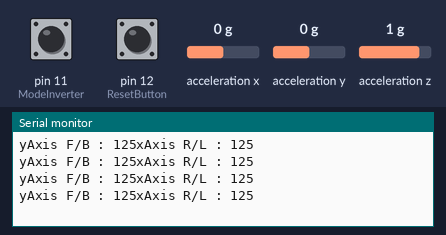
This sketch was run on a simulated Arduino Uno, built with avr-gcc and run on an emulated ATmega328P. Shown: the last lines printed to the serial monitor. Wiring (inferred from the names in the program): ADXL345 accelerometer at I2C address 0x53. The inputs (shaded band) are chosen by the test bench; at power-on: pin 11 (ModeInverter) LOW, acceleration x 0 g, acceleration y 0 g, pin 12 (ResetButton) LOW, acceleration z 1 g.

Above: at 1.2 s.
1.3 s: pin 11 (ModeInverter) pulled HIGH for 0.3 s
At 1.75 s:
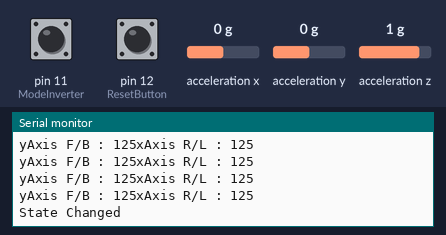
3.1 s: acceleration x set to -1.4 g
At 3.55 s:
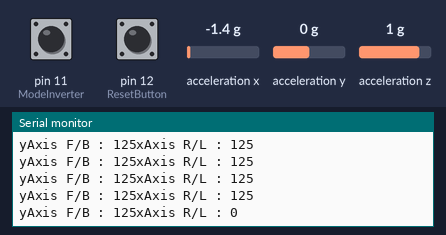
4.6 s: acceleration y set to -1.4 g
At 4.81 s:
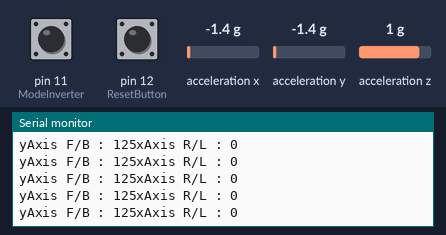
6.1 s: acceleration x set to -0.8 g
At 6.32 s:
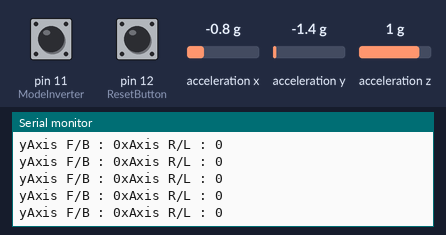
7.6 s: pin 11 (ModeInverter) pulsed HIGH 2 times (0.12 s each, 0.3 s apart)
At 8.4 s:
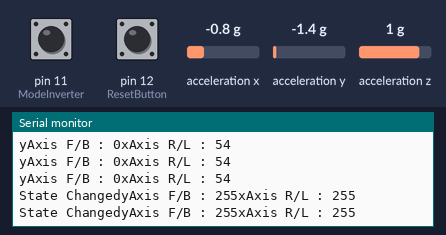
Timing chart, 0 to 10.6 s (numbered marks = the images above; inputs shaded):
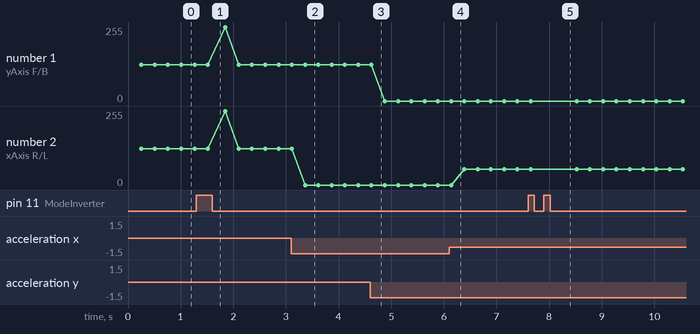

The sketch:

Hand2.ino
```cpp
///////////////////////////////////////////Including needed Libraries///////////////////////////////////////////
#include <SoftwareSerial.h>
#include <Wire.h>
SoftwareSerial BTSerial(3, 4);
///////////////////////////////////////////Defining address for accelerometer
#define DEVICE (0x53) // Device address as specified in data sheet
#define TX 3
#define ResetButton 12
#define ModeInverter 11
///////////////////////////////////////////Acccelerometer vars///////////////////////////////////////////
byte _buff[6];
char POWER_CTL = 0x2D; //Power Control Register
char DATA_FORMAT = 0x31;
char DATAX0 = 0x32; //X-Axis Data 0
char DATAX1 = 0x33; //X-Axis Data 1
char DATAY0 = 0x34; //Y-Axis Data 0
char DATAY1 = 0x35; //Y-Axis Data 1
char DATAZ0 = 0x36; //Z-Axis Data 0
char DATAZ1 = 0x37; //Z-Axis Data 1
///////////////////////////////////////////TX Vars///////////////////////////////////////////
int data[2];
int xc=0;
bool Set=false;
int preTimer;
int Timer;
int yc=0;
int zc=0;
int x,y,z;
int notrecived=0;
///////////////////////////////////////////Setup Function///////////////////////////////////////////
void setup(){

///////////////////////////////////////////Setup for accelerometer///////////////////////////////////////////
      Wire.begin();
      BTSerial.begin(38400);
      Serial.begin(9600); // start serial for output
///////////////////////////////////////////Put the ADXL345 into +/- 4G range by writing the value 0x01 to the DATA_FORMAT register///////////////////////////////////////////
      writeTo(DATA_FORMAT, 0x01);
///////////////////////////////////////////Put the ADXL345 into Measurement Mode by writing 0x08 to the POWER_CTL register///////////////////////////////////////////
      writeTo(POWER_CTL, 0x08);
///////////////////////////////////////////Calibrating///////////////////////////////////////////
ResetAcclerometer();
}
void ResetAcclerometer()
{
      readAccel(); // read the x/y/z tilt
      xc = x;
      yc = y;
      zc = z;
}
///////////////////////////////////////////Loop Function///////////////////////////////////////////
void loop()
{

///////////////////////////////////////////Reading Measurements then calibrating///////////////////////////////////////////
      readAccel(); // read the x/y/z tilt
      x-=xc;
      y-=yc;
      z-=zc;

      data[0]=map(y,-180,180,0,250);
      data[1]=map(x,-180,180,0,250);;
 //////////////////////////////////////////Checking the Reset Button///////////////////////////////////////////
if(digitalRead(ResetButton)==HIGH)
     { ResetAcclerometer();}

 if(digitalRead(ModeInverter)==HIGH)
    {
      data[0]=255;
      data[1]=255;
    Set=true;
       BTSerial.write(data[0]);
       BTSerial.write(data[1]);
       Serial.print("State Changed");
    while(digitalRead(ModeInverter)==HIGH);
    }

///////////////////////////////////////////Sending the measurements///////////////////////////////////////////
      if(!Set)
      if (!BTSerial.overflow())
      {

       BTSerial.write(data[0]);
       BTSerial.write(data[1]);
      }
      Set=false;
      delay(250);
      Serial.print("yAxis F/B : ");
      Serial.print(data[0]);
      Serial.print("xAxis R/L : ");
      Serial.print(data[1]);
      Serial.println();
}
///////////////////////////////////////////Functions needed///////////////////////////////////////////
void readAccel() {
uint8_t howManyBytesToRead = 6;
readFrom( DATAX0, howManyBytesToRead, _buff); //read the acceleration data from the ADXL345
// each axis reading comes in 10 bit resolution, ie 2 bytes. Least Significat Byte first!!
// thus we are converting both bytes in to one int

x = ((((int)_buff[1]) << 8) | _buff[0]);
y = ((((int)_buff[3]) << 8) | _buff[2]);
z = ((((int)_buff[5]) << 8) | _buff[4]);
}
void writeTo(byte address, byte val) {
Wire.beginTransmission(DEVICE); // start transmission to device
Wire.write(address); // send register address
Wire.write(val); // send value to write
Wire.endTransmission(); // end transmission
}
// Reads num bytes starting from address register on device in to _buff array
void readFrom(byte address, int num, byte _buff[]) {
Wire.beginTransmission(DEVICE); // start transmission to device
Wire.write(address); // sends address to read from
Wire.endTransmission(); // end transmission
Wire.beginTransmission(DEVICE); // start transmission to device
Wire.requestFrom(DEVICE, num); // request 6 bytes from device
int i = 0;
while(Wire.available()) // device may send less than requested (abnormal)
{
_buff[i] = Wire.read(); // receive a byte
i++;
}
Wire.endTransmission(); // end transmission
}
```

Measured:
- after the input at 1.3 s, the serial monitor: prints a new line after 0.25 s (image 1)
- after the input at 3.1 s, the serial monitor: prints a new line after 0.26 s (image 2)
- after the input at 7.6 s, the serial monitor: prints a new line after 0.08 s (image 5)
- plotted number 2: 125 → 0 after the input at 3.1 s, 0 → 54 after the input at 6.1 s
